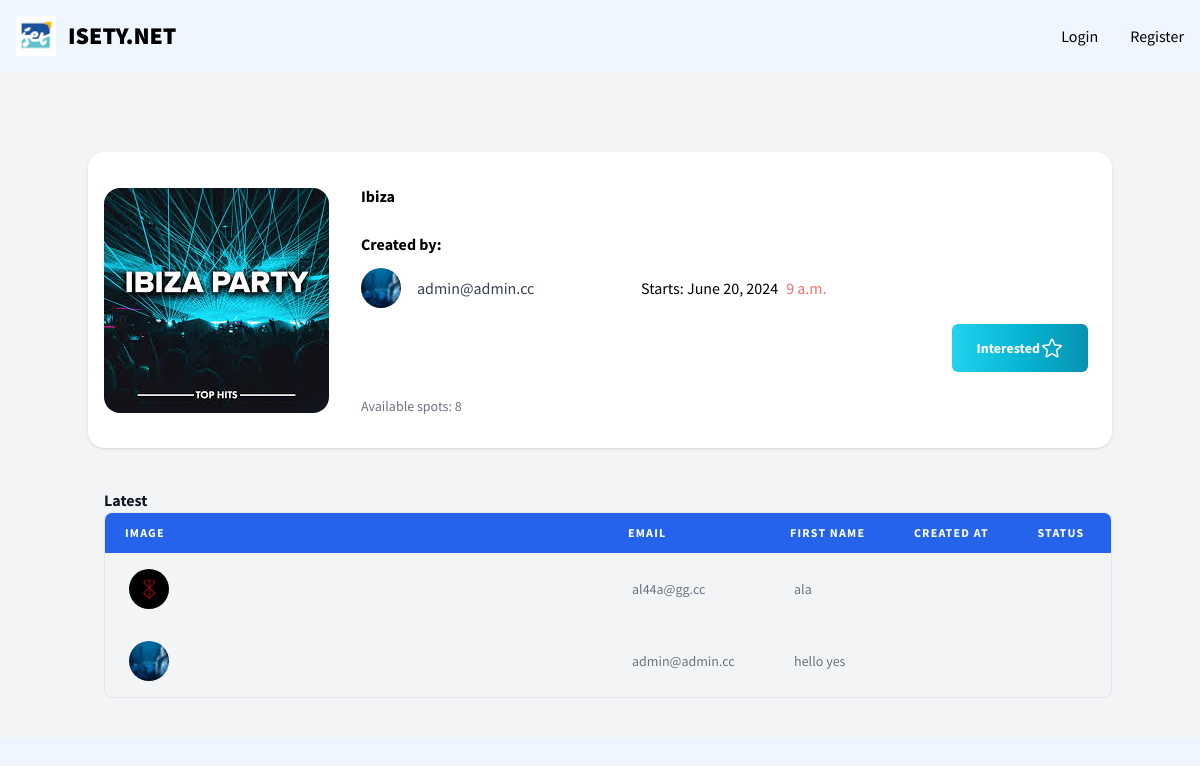
Screenshot of /event/8/ with the database file from the repository.
### isety/models.py (models this page shows, shortened)
class Evenement(models.Model):
    user = models.ForeignKey(User,on_delete=models.CASCADE)
    title = models.CharField(max_length=255)
    description = models.TextField()
    place = models.CharField(max_length=255)
    contact_Event = models.CharField(max_length=255)
    date_enev = models.DateField()
    heure_deb = models.TimeField()
    heure_fin = models.TimeField()
    place_dispo = models.IntegerField()
    img = models.ImageField(blank=True ,upload_to='event_photos')
    price = models.FloatField(default=0.0)
    interest = models.IntegerField(default=0)

class User(AbstractUser):
    username = None
    email = models.EmailField(_("email address"), unique=True)
    first_name = models.CharField(max_length=50)
    last_name = models.CharField(max_length=50)
    photo = models.ImageField(upload_to='user_photos', null=True, blank=True)
    telnum = models.CharField(max_length=8, default='00000000' ,null=True)
    friends = models.ManyToManyField("User", related_name='user_friends',blank=True)
    USERNAME_FIELD = "email"
    REQUIRED_FIELDS = []
    objects = CustomUserManager()

class Intrested(models.Model):
    user = models.ForeignKey(User, on_delete=models.CASCADE)
    event = models.ForeignKey('Evenement', on_delete=models.CASCADE ,related_name="event_intrest")

### isety/views.py (the view)
# urls.py: path('event/<int:id>/', views.event_detail, name='event_detail'),
def event_detail(request, id):
    event = get_object_or_404(Evenement, pk=id)
    interested_users = Intrested.objects.filter(event=event).select_related('user')
    interested_count = event.interest  # Assuming interested is the related name
    return render(request, 'event/event_details.html', {'event': event, 'interested_count': interested_count,
                                                        'interested_users': interested_users})

### isety/context_processors.py (called while the page is built)
def notifications(request):
    if request.user.is_authenticated:
        notifications = Notification.objects.filter(recipient=request.user, is_read=False).order_by('-timestamp')
        friend_requests = FriendRequest.objects.filter(to_user=request.user, is_accepted=False)
    else:
        notifications = []
        friend_requests = []
    return {'notifications': notifications, 'friend_requests': friend_requests}

### isety/templates/event/event_details.html (shortened to what this page needs)
{% extends "base.html" %} {% block content %}
<div class="bg-gray-100 px-2 py-10">
  <article
    class="mx-auto my-10 flex max-w-md flex-col rounded-2xl bg-white px-4 shadow md:max-w-5xl md:flex-row md:items-center"
  >
    <div class="shrink-0 my-4 md:mr-8 md:max-w-sm">
      <img class="rounded-2xl" src="{{ event.img.url }}" alt="" />
    </div>
    <div class="py-4  sm:py-8 w-full">
      <h1 class="mb-6 capitalize font-bold text-black">{{ event.title }}</h1>
      <p class="font-bold text-black" >Created by:</p>
      <div class="pt-3 flex items-center mb-4">
        <img
          class="h-10 w-10 rounded-full object-cover"
          src="{{ event.user.photo.url }}"
          alt=""
        />
        <p class="ml-4 w-56">
          <a href="{% url 'profile' event.user.id %}">
            <strong class="block font-medium text-gray-700"
              >{{ event.user.email }}</strong
            >
          </a>
        </p>
        <p>Starts: {{ event.date_enev }}</p>
        <p class="pl-2 text-b text-red-400">{{ event.heure_deb }}</p>
      </div>
      <div class="flex justify-end mb-4">
        <div
          id="interested-button"
          class="group flex w-full md:w-auto cursor-pointer items-center justify-center rounded-md bg-indigo-700 px-6 py-2 text-white transition text-white bg-gradient-to-r from-cyan-400 via-cyan-500 to-cyan-600 hover:bg-gradient-to-br focus:ring-4 focus:outline-none focus:ring-cyan-300 dark:focus:ring-cyan-800 font-medium rounded-lg text-sm px-5 py-2.5 text-center me-2 mb-2"
        >
          <span
            class="group flex w-full items-center justify-center rounded py-1 text-center font-bold"
            >Interested</span
          >
          <div id="interested-icon">
          </div>
        </div>
      </div>
      <p id="place-dispo-count" class="text-sm text-gray-500">
        Available spots: {{ event.place_dispo }}
      </p>
    </div>
  </article>
  <div class="w-screen">
<div class="mx-auto mt-8 max-w-screen-lg px-2">
  <div class="sm:flex sm:items-center sm:justify-between flex-col sm:flex-row">
    <p class="flex-1 text-base font-bold text-gray-900">Latest</p>
  </div>
  <div class="overflow-y-hidden rounded-lg border">
    <div class="overflow-x-auto">
      <table class="w-full">
        <thead>
          <tr class="bg-blue-600 text-left text-xs font-semibold uppercase tracking-widest text-white">
            <th class="px-5 py-3">Image</th>
            <th class="px-5 py-3">Email</th>
            <th class="px-5 py-3">First name</th>
            <th class="px-5 py-3">Created at</th>
            <th class="px-5 py-3">Status</th>
          </tr>
        </thead>
        {% for interest in interested_users %}
        <tr class="">
          <td width="50%" class="whitespace-normal py-4 text-sm font-medium text-gray-500 sm:px-6">
           <img class="h-10 w-10 rounded-full object-cover" src="{{ interest.user.photo.url }}" alt="{{ interest.user.first_name }}" />
          </td>
          <td class="whitespace-normal py-4 text-sm font-medium text-gray-500 sm:px-6">{{ interest.user.email }}</td>
          <td class="whitespace-normal py-4 text-sm font-medium text-gray-500 sm:px-6">{{ interest.user.last_name }}</td>
        </tr>
        {% empty %}
        <td class="whitespace-normal py-4 text-sm font-medium text-gray-500 sm:px-6">No users have shown interest yet.</td>
        {% endfor %}
    </table>
  </div>
</div>
</div>
</div>
</div>
{% endblock %}

### isety/templates/event/event_details.html (style rules this page uses)
* { font-family: 'Source Sans Pro'; }

### rows the page displays
Evenement: img (picture), title "Ibiza", user.photo (picture), user.email "admin@admin.cc", date_enev "June 20, 2024", heure_deb "9 a.m.", place_dispo "8"
Intrested: user.photo (picture), user.email "al44a@gg.cc", user.last_name "ala"
Intrested: user.photo (picture), user.email "admin@admin.cc", user.last_name "hello yes"
